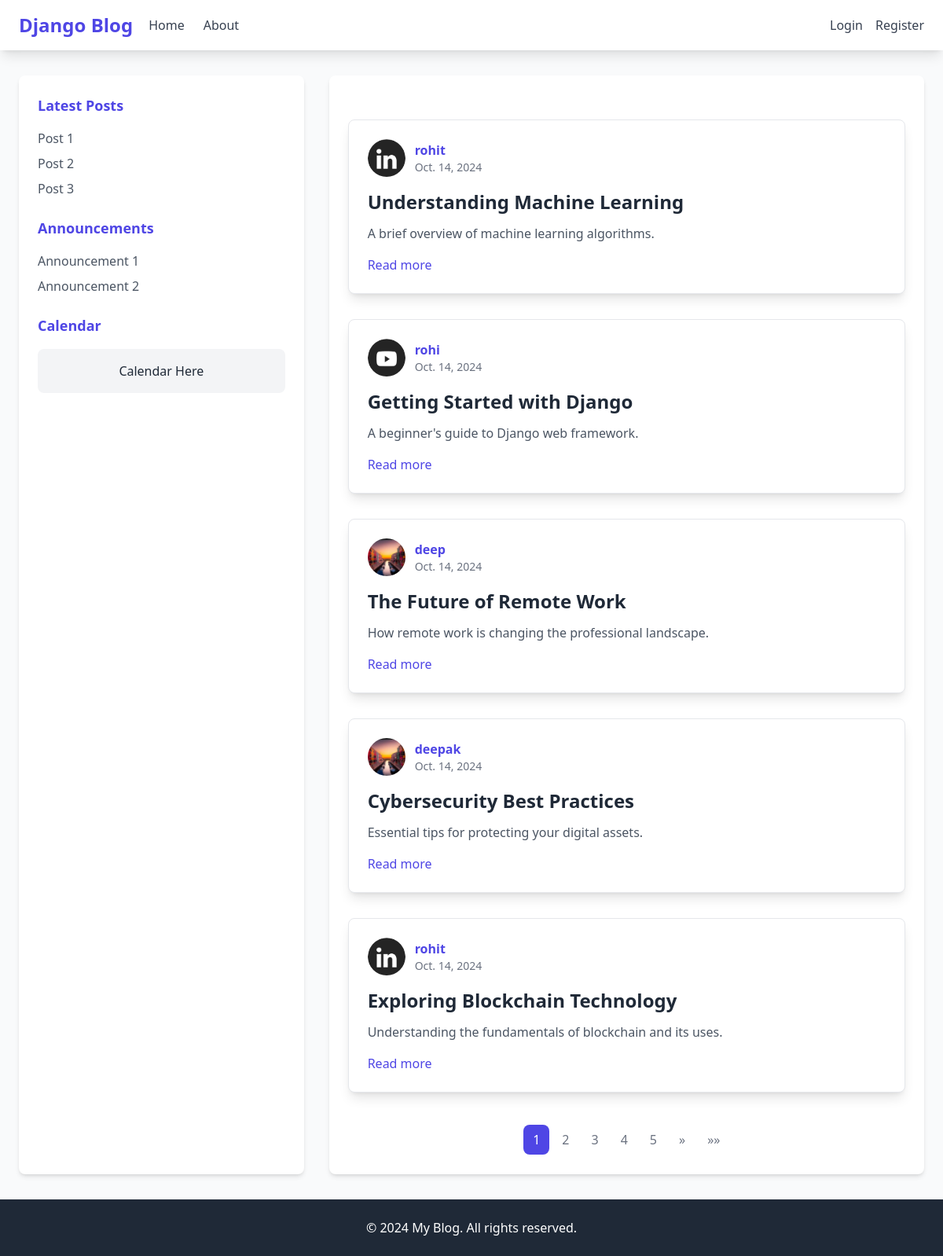
The page / on the database its author committed.
### post/models.py (models this page shows)
class Article(models.Model):
    title = models.CharField(max_length=255)  # Title of the article
    content = models.TextField()              # Content of the article
    date = models.DateField(default=timezone.now)  # Date of publication
    author = models.ForeignKey(User, on_delete=models.CASCADE)  # Author of the article

### users/models.py (models this page shows, shortened)
class Profile(models.Model):
    user = models.OneToOneField(User, on_delete=models.CASCADE)
    image = models.ImageField(default='profile_pics/default.jpg', upload_to='profile_pics')  # Added default image

### blog/views.py (the view)
# urls.py: path('', views.post_list_view, name='home'),
def post_list_view(request):
    posts = Post.objects.all()
    paginator = Paginator(posts, 5)  # Show 5 posts per page
    page_number = request.GET.get('page')  # Get the current page number from the query parameters
    page_obj = paginator.get_page(page_number)  # Get the posts for the current page
    context = {
        'posts': page_obj,
    }
    return render(request, 'home.html', context)

### templates/home.html (shortened to what this page needs)
{% extends 'base.html' %}
{% block content %}
<div class="container mx-auto mt-8">
    {% if posts %}
    <div class="grid grid-cols-1 gap-8">
        {% for post in posts %}
        <div class="p-6 bg-white border rounded-lg shadow-lg">
            <div class="flex items-center mb-4">
                {% if post.author.profile.image %}
                <img src="{{ post.author.profile.image.url }}" alt="{{ post.author.username }}'s Image"
                    class="object-cover w-12 h-12 mr-3 rounded-full">
                {% endif %}
                <div>
                    <p class="font-semibold">
                        <a href="{% url 'author_posts' post.author.username %}"
                            class="text-indigo-600 hover:underline">{{ post.author.username }}</a>
                    </p>
                    <p class="text-sm text-gray-500">{{ post.date }}</p>
                </div>
            </div>
            <h5 class="text-2xl font-bold text-gray-800">{{ post.title }}</h5>
            <p class="mt-3 text-gray-600">{{ post.content|truncatewords:50 }}</p>
            <a href="{% url 'post_detail' post.id %}" class="block mt-4 text-indigo-600 hover:underline">Read more</a>
        </div>
        {% endfor %}
    </div>
    <nav class="flex justify-center p-3 mt-10 overflow-hidden md:p-2">
        <ul class="flex items-center justify-center space-x-1">
            {% for i in posts.paginator.page_range %}
            {% if posts.number == i %}
            <li>
                <span class="px-3 py-2 text-white bg-indigo-600 rounded-lg text-md">{{ i }}</span>
            </li>
            {% else %}
            <li>
                <a class="px-3 py-2 text-gray-500 rounded-lg hover:bg-gray-100 text-md" href="?page={{ i }}">{{ i }}</a>
            </li>
            {% endif %}
            {% endfor %}
            {% if posts.has_next %}
            <li>
                <a class="px-3 py-2 text-gray-500 transition duration-200 rounded-lg hover:bg-gray-200 text-md"
                    href="?page={{ posts.next_page_number }}" aria-label="Next">&raquo;</a>
            </li>
            <li>
                <a class="px-3 py-2 text-gray-500 transition duration-200 rounded-lg hover:bg-gray-200 text-md"
                    href="?page={{ posts.paginator.num_pages }}" aria-label="Last">&raquo;&raquo;</a>
            </li>
            {% endif %}
        </ul>
    </nav>
    {% else %}
    <p class="text-center text-gray-500">No blog posts available at the moment. Please check back later!</p>
    {% endif %}
</div>
{% endblock %}

### templates/base.html (style rules this page uses)
body { display: flex; flex-direction: column; min-height: 100vh; }

### rows shown on the page
Article: author.profile.image (picture), author.username "rohit", date "Oct. 14, 2024", title "Understanding Machine Learning", content "A brief overview of machine learning algorithms."
Article: author.profile.image (picture), author.username "rohi", date "Oct. 14, 2024", title "Getting Started with Django", content "A beginner's guide to Django web framework."
Article: author.profile.image (placeholder picture), author.username "deep", date "Oct. 14, 2024", title "The Future of Remote Work", content "How remote work is changing the professional landscape."
Article: author.profile.image (placeholder picture), author.username "deepak", date "Oct. 14, 2024", title "Cybersecurity Best Practices", content "Essential tips for protecting your digital assets."
Article: author.profile.image (picture), author.username "rohit", date "Oct. 14, 2024", title "Exploring Blockchain Technology", content "Understanding the fundamentals of blockchain and its uses."

### other values the page prints
{{ i }} "1"
{{ i }} "2" "3" "4" "5"
